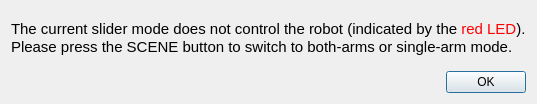
<?xml version="1.0" encoding="UTF-8"?>
<ui version="4.0">
 <class>Dialog</class>
 <widget class="QDialog" name="Dialog">
  <property name="windowModality">
   <enum>Qt::ApplicationModal</enum>
  </property>
  <property name="geometry">
   <rect>
    <x>0</x>
    <y>0</y>
    <width>522</width>
    <height>104</height>
   </rect>
  </property>
  <property name="sizePolicy">
   <sizepolicy hsizetype="Preferred" vsizetype="Preferred">
    <horstretch>0</horstretch>
    <verstretch>0</verstretch>
   </sizepolicy>
  </property>
  <property name="windowTitle">
   <string>Wrong slider mode - press SCENE button</string>
  </property>
  <property name="locale">
   <locale language="English" country="UnitedStates"/>
  </property>
  <layout class="QVBoxLayout" name="verticalLayout">
   <item>
    <layout class="QHBoxLayout" name="horizontalLayout">
     <item>
      <spacer name="horizontalSpacer">
       <property name="orientation">
        <enum>Qt::Horizontal</enum>
       </property>
       <property name="sizeHint" stdset="0">
        <size>
         <width>40</width>
         <height>20</height>
        </size>
       </property>
      </spacer>
     </item>
     <item>
      <widget class="QLabel" name="label">
       <property name="text">
        <string>&lt;!DOCTYPE HTML PUBLIC &quot;-//W3C//DTD HTML 4.0//EN&quot; &quot;http://www.w3.org/TR/REC-html40/strict.dtd&quot;&gt;
&lt;html&gt;&lt;head&gt;&lt;meta name=&quot;qrichtext&quot; content=&quot;1&quot; /&gt;&lt;style type=&quot;text/css&quot;&gt;
p, li { white-space: pre-wrap; }
&lt;/style&gt;&lt;/head&gt;&lt;body style=&quot; font-family:'Ubuntu'; font-size:11pt; font-weight:400; font-style:normal;&quot;&gt;
&lt;p style=&quot; margin-top:0px; margin-bottom:0px; margin-left:0px; margin-right:0px; -qt-block-indent:0; text-indent:0px;&quot;&gt;The current slider mode does not control the robot (indicated by the &lt;span style=&quot; color:#ff0000;&quot;&gt;red LED&lt;/span&gt;).&lt;/p&gt;
&lt;p style=&quot; margin-top:0px; margin-bottom:0px; margin-left:0px; margin-right:0px; -qt-block-indent:0; text-indent:0px;&quot;&gt;Please press the SCENE button to switch to both-arms or single-arm mode.&lt;/p&gt;&lt;/body&gt;&lt;/html&gt;</string>
       </property>
      </widget>
     </item>
     <item>
      <spacer name="horizontalSpacer_2">
       <property name="orientation">
        <enum>Qt::Horizontal</enum>
       </property>
       <property name="sizeHint" stdset="0">
        <size>
         <width>40</width>
         <height>20</height>
        </size>
       </property>
      </spacer>
     </item>
    </layout>
   </item>
   <item>
    <widget class="QDialogButtonBox" name="buttonBox">
     <property name="locale">
      <locale language="English" country="UnitedStates"/>
     </property>
     <property name="orientation">
      <enum>Qt::Horizontal</enum>
     </property>
     <property name="standardButtons">
      <set>QDialogButtonBox::Ok</set>
     </property>
    </widget>
   </item>
  </layout>
 </widget>
 <resources/>
 <connections>
  <connection>
   <sender>buttonBox</sender>
   <signal>accepted()</signal>
   <receiver>Dialog</receiver>
   <slot>accept()</slot>
   <hints>
    <hint type="sourcelabel">
     <x>248</x>
     <y>254</y>
    </hint>
    <hint type="destinationlabel">
     <x>157</x>
     <y>274</y>
    </hint>
   </hints>
  </connection>
  <connection>
   <sender>buttonBox</sender>
   <signal>rejected()</signal>
   <receiver>Dialog</receiver>
   <slot>reject()</slot>
   <hints>
    <hint type="sourcelabel">
     <x>316</x>
     <y>260</y>
    </hint>
    <hint type="destinationlabel">
     <x>286</x>
     <y>274</y>
    </hint>
   </hints>
  </connection>
 </connections>
</ui>
